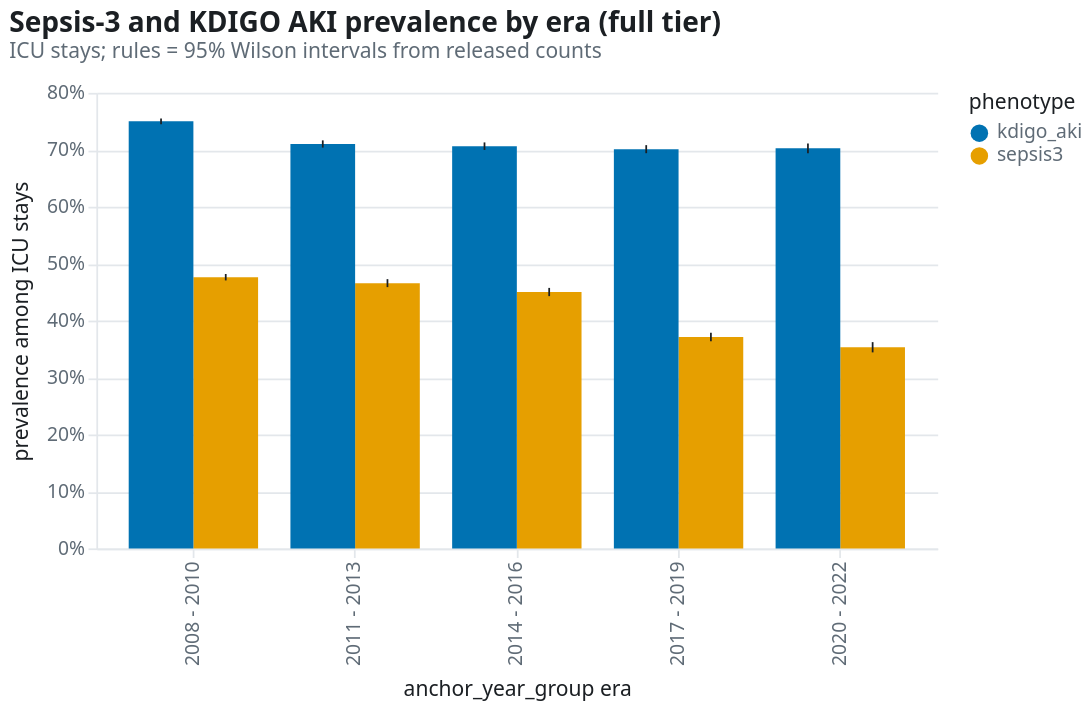

This figure's Vega-Lite source:
### Vega-Lite specification from a JSON file in a GitHub repository (floating-point values rounded to 4 significant figures)
{"config": {"background": "#FFFFFF", "font": "system-ui, -apple-system, 'Segoe UI', Roboto, 'Helvetica Neue', Arial, 'Noto Sans', sans-serif", "view": {"stroke": "transparent", "continuousWidth": 400, "continuousHeight": 260}, "axis": {"labelFont": "system-ui, -apple-system, 'Segoe UI', Roboto, 'Helvetica Neue', Arial, 'Noto Sans', sans-serif", "titleFont": "system-ui, -apple-system, 'Segoe UI', Roboto, 'Helvetica Neue', Arial, 'Noto Sans', sans-serif", "domainColor": "#E3E7EB", "gridColor": "#E3E7EB", "tickColor": "#E3E7EB", "labelColor": "#5F6B76", "titleColor": "#1B1F23", "labelFontSize": 11, "titleFontSize": 12, "titleFontWeight": "normal", "titlePadding": 8}, "legend": {"labelFont": "system-ui, -apple-system, 'Segoe UI', Roboto, 'Helvetica Neue', Arial, 'Noto Sans', sans-serif", "titleFont": "system-ui, -apple-system, 'Segoe UI', Roboto, 'Helvetica Neue', Arial, 'Noto Sans', sans-serif", "labelColor": "#5F6B76", "titleColor": "#1B1F23", "labelFontSize": 11, "titleFontSize": 12, "titleFontWeight": "normal", "symbolType": "circle"}, "header": {"labelFont": "system-ui, -apple-system, 'Segoe UI', Roboto, 'Helvetica Neue', Arial, 'Noto Sans', sans-serif", "titleFont": "system-ui, -apple-system, 'Segoe UI', Roboto, 'Helvetica Neue', Arial, 'Noto Sans', sans-serif", "labelColor": "#1B1F23", "titleColor": "#1B1F23", "labelFontSize": 12}, "title": {"font": "system-ui, -apple-system, 'Segoe UI', Roboto, 'Helvetica Neue', Arial, 'Noto Sans', sans-serif", "subtitleFont": "system-ui, -apple-system, 'Segoe UI', Roboto, 'Helvetica Neue', Arial, 'Noto Sans', sans-serif", "color": "#1B1F23", "subtitleColor": "#5F6B76", "fontSize": 16, "subtitleFontSize": 12, "fontWeight": 600, "anchor": "start", "offset": 12}, "text": {"color": "#1B1F23", "font": "system-ui, -apple-system, 'Segoe UI', Roboto, 'Helvetica Neue', Arial, 'Noto Sans', sans-serif", "fontSize": 11}, "mark": {"color": "#1F6F8B"}, "bar": {"color": "#1F6F8B"}, "area": {"color": "#1F6F8B", "opacity": 0.6}, "line": {"color": "#1F6F8B", "strokeWidth": 2}, "point": {"color": "#1F6F8B", "filled": true, "size": 60}, "circle": {"color": "#1F6F8B", "size": 60}, "rect": {"color": "#1F6F8B"}, "rule": {"color": "#5F6B76"}, "tick": {"color": "#1F6F8B"}, "range": {"category": ["#0072B2", "#E69F00", "#009E73", "#D55E00", "#56B4E9", "#CC79A7", "#999999", "#F0E442"], "heatmap": {"scheme": "viridis"}, "ordinal": {"scheme": "viridis"}, "ramp": {"scheme": "viridis"}, "diverging": {"scheme": "blueorange"}}}, "layer": [{"mark": {"type": "bar"}, "encoding": {"color": {"field": "phenotype", "title": "phenotype", "type": "nominal"}, "tooltip": [{"field": "phenotype", "title": "phenotype", "type": "nominal"}, {"field": "era", "title": "era", "type": "nominal"}, {"field": "share", "format": ".1%", "title": "prevalence", "type": "quantitative"}, {"field": "ci_low", "format": ".1%", "title": "Wilson low", "type": "quantitative"}, {"field": "ci_high", "format": ".1%", "title": "Wilson high", "type": "quantitative"}, {"field": "n_units", "format": ",", "title": "ICU stays", "type": "quantitative"}], "x": {"field": "era", "title": "anchor_year_group era", "type": "nominal"}, "xOffset": {"field": "phenotype", "type": "nominal"}, "y": {"axis": {"format": "%"}, "field": "share", "title": "prevalence among ICU stays", "type": "quantitative"}}}, {"mark": {"type": "rule", "color": "#1B1F23"}, "encoding": {"x": {"field": "era", "type": "nominal"}, "xOffset": {"field": "phenotype", "type": "nominal"}, "y": {"field": "ci_low", "type": "quantitative"}, "y2": {"field": "ci_high"}}}], "data": {"values": [{"era": "2008 - 2010", "phenotype": "sepsis3", "share": 0.4762, "ci_low": 0.4706, "ci_high": 0.4819, "n_units": 30002}, {"era": "2011 - 2013", "phenotype": "sepsis3", "share": 0.4658, "ci_low": 0.4588, "ci_high": 0.4728, "n_units": 19475}, {"era": "2014 - 2016", "phenotype": "sepsis3", "share": 0.4502, "ci_low": 0.443, "ci_high": 0.4575, "n_units": 18136}, {"era": "2017 - 2019", "phenotype": "sepsis3", "share": 0.3713, "ci_low": 0.3638, "ci_high": 0.3788, "n_units": 16048}, {"era": "2020 - 2022", "phenotype": "sepsis3", "share": 0.3532, "ci_low": 0.3442, "ci_high": 0.3622, "n_units": 10797}, {"era": "2008 - 2010", "phenotype": "kdigo_aki", "share": 0.75, "ci_low": 0.7451, "ci_high": 0.7549, "n_units": 30002}, {"era": "2011 - 2013", "phenotype": "kdigo_aki", "share": 0.7102, "ci_low": 0.7038, "ci_high": 0.7166, "n_units": 19475}, {"era": "2014 - 2016", "phenotype": "kdigo_aki", "share": 0.7064, "ci_low": 0.6997, "ci_high": 0.713, "n_units": 18136}, {"era": "2017 - 2019", "phenotype": "kdigo_aki", "share": 0.7011, "ci_low": 0.694, "ci_high": 0.7082, "n_units": 16048}, {"era": "2020 - 2022", "phenotype": "kdigo_aki", "share": 0.7025, "ci_low": 0.6938, "ci_high": 0.7111, "n_units": 10797}]}, "height": 260, "title": {"text": "Sepsis-3 and KDIGO AKI prevalence by era (full tier)", "subtitle": "ICU stays; rules = 95% Wilson intervals from released counts"}, "width": 480, "$schema": "https://vega.github.io/schema/vega-lite/v6.4.1.json"}
